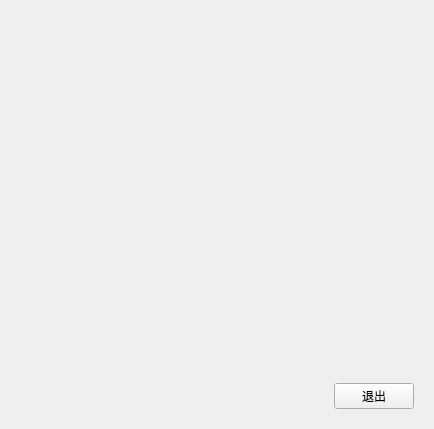
<?xml version="1.0" encoding="UTF-8"?>
<ui version="4.0">
 <class>SettingWindow</class>
 <widget class="QWidget" name="SettingWindow">
  <property name="geometry">
   <rect>
    <x>0</x>
    <y>0</y>
    <width>434</width>
    <height>429</height>
   </rect>
  </property>
  <property name="windowTitle">
   <string>系统参数配置</string>
  </property>
  <layout class="QVBoxLayout" name="verticalLayout">
   <item>
    <widget class="QtnPropertyWidget" name="widget_container" native="true"/>
   </item>
   <item>
    <widget class="QWidget" name="" native="true">
     <property name="sizePolicy">
      <sizepolicy hsizetype="Preferred" vsizetype="Fixed">
       <horstretch>0</horstretch>
       <verstretch>0</verstretch>
      </sizepolicy>
     </property>
     <layout class="QHBoxLayout" name="horizontalLayout">
      <item>
       <spacer name="horizontalSpacer">
        <property name="orientation">
         <enum>Qt::Horizontal</enum>
        </property>
        <property name="sizeHint" stdset="0">
         <size>
          <width>40</width>
          <height>20</height>
         </size>
        </property>
       </spacer>
      </item>
      <item>
       <widget class="QPushButton" name="pushButton_exit">
        <property name="text">
         <string>退出</string>
        </property>
       </widget>
      </item>
     </layout>
    </widget>
   </item>
  </layout>
 </widget>
 <customwidgets>
  <customwidget>
   <class>QtnPropertyWidget</class>
   <extends>QWidget</extends>
   <header>QtnProperty/PropertyWidget.h</header>
   <container>1</container>
  </customwidget>
 </customwidgets>
 <resources/>
 <connections/>
</ui>
